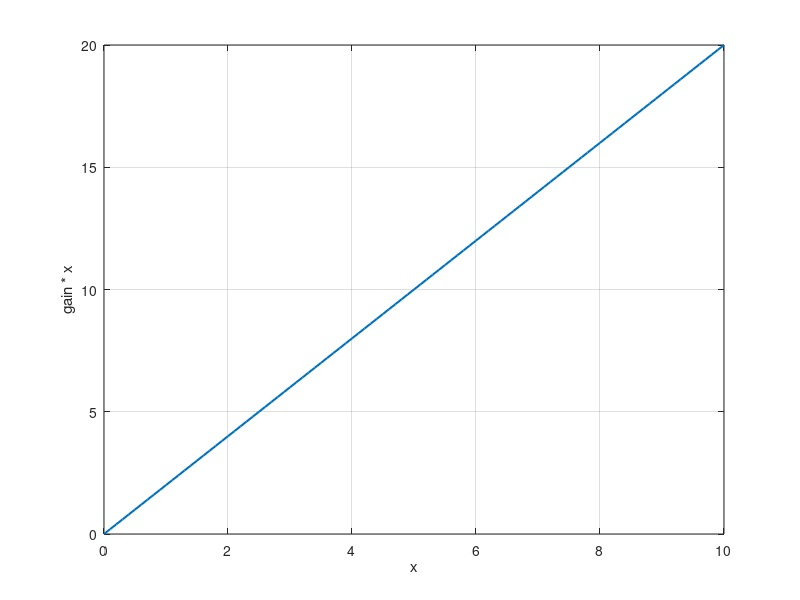

Write MATLAB code to recreate this figure.
% Demo: a script that loads a data file relative to its own folder.
% This checks that the generated script runs with the original folder as
% the current folder.
clear; close all; clc;

gain = 2;          % gain applied to the loaded signal
data = load('demo_data.mat');
x = data.x;
y = gain * x;

figure('Name', 'Relative path demo');
plot(x, y, 'LineWidth', 1.5);
grid on;
xlabel('x');
ylabel('gain * x');

fprintf('loaded %d points, gain = %.2f\n', numel(x), gain);
